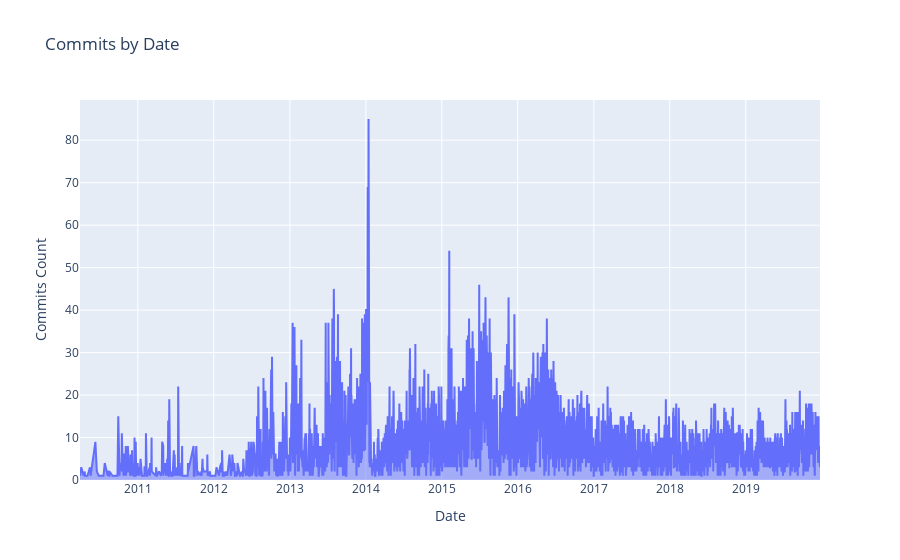

Notebook code cell kept with this figure:
### Code cell
fig = go.Figure([go.Scatter(
    x=commits_by_day.index, 
    y=commits_by_day.commit_count, 
    text=commits_by_day.commit_count, 
    fill='tozeroy')])
fig.update_layout(
    title = 'Commits by Date', 
    xaxis_title = 'Date', 
    yaxis_title = 'Commits Count')
fig.show()

### Figure 1 — Plotly figure (JSON) as saved in the notebook; plotly's stock layout.template omitted (floating-point values rounded to 4 significant figures; data arrays with more than 128 entries replaced by an {"elided": "..."} marker saying what was removed)
{"data": [{"fill": "tozeroy", "text": {"elided": "2894 int values"}, "type": "scatter", "x": {"elided": "2894 str values"}, "y": {"elided": "2894 int values"}}], "layout": {"title": {"text": "Commits by Date"}, "xaxis": {"title": {"text": "Date"}}, "yaxis": {"title": {"text": "Commits Count"}}}}
